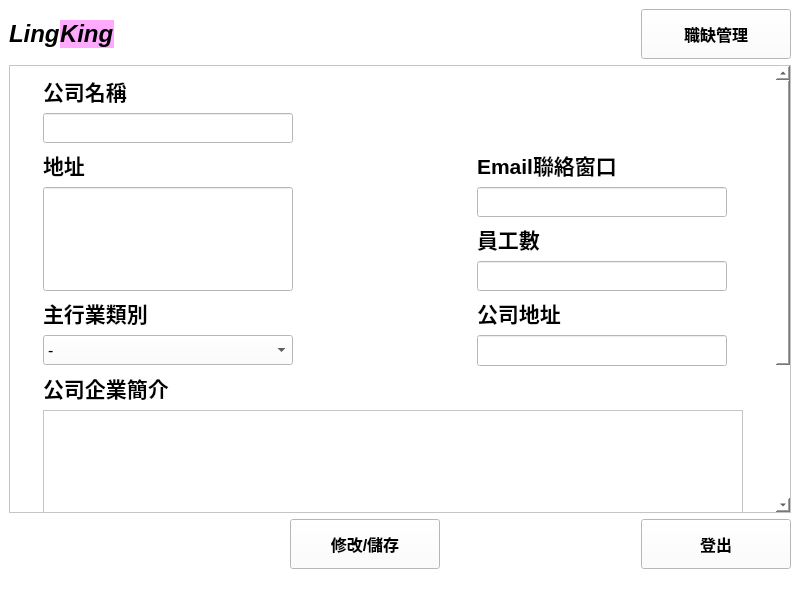
<?xml version="1.0" encoding="UTF-8"?>
<ui version="4.0">
 <class>MainWindow</class>
 <widget class="QMainWindow" name="MainWindow">
  <property name="geometry">
   <rect>
    <x>0</x>
    <y>0</y>
    <width>800</width>
    <height>600</height>
   </rect>
  </property>
  <property name="windowTitle">
   <string>LingKing</string>
  </property>
  <property name="styleSheet">
   <string notr="true">background-color: rgb(255, 255, 255);</string>
  </property>
  <widget class="QWidget" name="centralwidget">
   <layout class="QGridLayout" name="gridLayout_2">
    <item row="0" column="0">
     <layout class="QGridLayout" name="gridLayout">
      <item row="0" column="3">
       <widget class="QPushButton" name="job_manage_BTN">
        <property name="sizePolicy">
         <sizepolicy hsizetype="Minimum" vsizetype="Minimum">
          <horstretch>0</horstretch>
          <verstretch>0</verstretch>
         </sizepolicy>
        </property>
        <property name="minimumSize">
         <size>
          <width>150</width>
          <height>50</height>
         </size>
        </property>
        <property name="font">
         <font>
          <pointsize>12</pointsize>
          <weight>75</weight>
          <bold>true</bold>
         </font>
        </property>
        <property name="text">
         <string>職缺管理</string>
        </property>
       </widget>
      </item>
      <item row="2" column="3">
       <widget class="QPushButton" name="logout_BTN">
        <property name="sizePolicy">
         <sizepolicy hsizetype="Minimum" vsizetype="Minimum">
          <horstretch>1</horstretch>
          <verstretch>1</verstretch>
         </sizepolicy>
        </property>
        <property name="minimumSize">
         <size>
          <width>150</width>
          <height>50</height>
         </size>
        </property>
        <property name="maximumSize">
         <size>
          <width>150</width>
          <height>50</height>
         </size>
        </property>
        <property name="font">
         <font>
          <pointsize>12</pointsize>
          <weight>75</weight>
          <bold>true</bold>
         </font>
        </property>
        <property name="cursor">
         <cursorShape>PointingHandCursor</cursorShape>
        </property>
        <property name="styleSheet">
         <string notr="true">background-color: rgb(255, 255, 255);</string>
        </property>
        <property name="text">
         <string>登出</string>
        </property>
       </widget>
      </item>
      <item row="2" column="1">
       <widget class="QPushButton" name="update_save_BTN">
        <property name="sizePolicy">
         <sizepolicy hsizetype="Minimum" vsizetype="Minimum">
          <horstretch>0</horstretch>
          <verstretch>0</verstretch>
         </sizepolicy>
        </property>
        <property name="minimumSize">
         <size>
          <width>150</width>
          <height>50</height>
         </size>
        </property>
        <property name="maximumSize">
         <size>
          <width>150</width>
          <height>50</height>
         </size>
        </property>
        <property name="font">
         <font>
          <pointsize>12</pointsize>
          <weight>75</weight>
          <bold>true</bold>
         </font>
        </property>
        <property name="text">
         <string>修改/儲存</string>
        </property>
       </widget>
      </item>
      <item row="0" column="0">
       <layout class="QHBoxLayout" name="horizontalLayout_2">
        <property name="spacing">
         <number>0</number>
        </property>
        <item>
         <widget class="QLabel" name="label">
          <property name="enabled">
           <bool>true</bool>
          </property>
          <property name="sizePolicy">
           <sizepolicy hsizetype="Fixed" vsizetype="Fixed">
            <horstretch>1</horstretch>
            <verstretch>0</verstretch>
           </sizepolicy>
          </property>
          <property name="font">
           <font>
            <pointsize>18</pointsize>
            <weight>75</weight>
            <italic>true</italic>
            <bold>true</bold>
            <strikeout>false</strikeout>
           </font>
          </property>
          <property name="text">
           <string>Ling</string>
          </property>
          <property name="textFormat">
           <enum>Qt::PlainText</enum>
          </property>
          <property name="wordWrap">
           <bool>false</bool>
          </property>
         </widget>
        </item>
        <item>
         <widget class="QLabel" name="label_5">
          <property name="sizePolicy">
           <sizepolicy hsizetype="Fixed" vsizetype="Fixed">
            <horstretch>2</horstretch>
            <verstretch>0</verstretch>
           </sizepolicy>
          </property>
          <property name="font">
           <font>
            <pointsize>18</pointsize>
            <weight>75</weight>
            <italic>true</italic>
            <bold>true</bold>
           </font>
          </property>
          <property name="styleSheet">
           <string notr="true">background-color: rgb(255, 170, 255)</string>
          </property>
          <property name="text">
           <string>King</string>
          </property>
         </widget>
        </item>
        <item>
         <spacer name="horizontalSpacer">
          <property name="orientation">
           <enum>Qt::Horizontal</enum>
          </property>
          <property name="sizeType">
           <enum>QSizePolicy::Expanding</enum>
          </property>
          <property name="sizeHint" stdset="0">
           <size>
            <width>40</width>
            <height>20</height>
           </size>
          </property>
         </spacer>
        </item>
       </layout>
      </item>
      <item row="2" column="2">
       <spacer name="horizontalSpacer_3">
        <property name="orientation">
         <enum>Qt::Horizontal</enum>
        </property>
        <property name="sizeHint" stdset="0">
         <size>
          <width>40</width>
          <height>20</height>
         </size>
        </property>
       </spacer>
      </item>
      <item row="2" column="0">
       <spacer name="horizontalSpacer_4">
        <property name="orientation">
         <enum>Qt::Horizontal</enum>
        </property>
        <property name="sizeHint" stdset="0">
         <size>
          <width>275</width>
          <height>20</height>
         </size>
        </property>
       </spacer>
      </item>
      <item row="0" column="1" colspan="2">
       <spacer name="horizontalSpacer_2">
        <property name="orientation">
         <enum>Qt::Horizontal</enum>
        </property>
        <property name="sizeHint" stdset="0">
         <size>
          <width>40</width>
          <height>20</height>
         </size>
        </property>
       </spacer>
      </item>
      <item row="1" column="0" colspan="4">
       <widget class="QScrollArea" name="scrollArea">
        <property name="verticalScrollBarPolicy">
         <enum>Qt::ScrollBarAsNeeded</enum>
        </property>
        <property name="horizontalScrollBarPolicy">
         <enum>Qt::ScrollBarAsNeeded</enum>
        </property>
        <property name="widgetResizable">
         <bool>true</bool>
        </property>
        <widget class="QWidget" name="scrollAreaWidgetContents">
         <property name="geometry">
          <rect>
           <x>0</x>
           <y>0</y>
           <width>761</width>
           <height>590</height>
          </rect>
         </property>
         <layout class="QGridLayout" name="gridLayout_4">
          <item row="0" column="0">
           <layout class="QGridLayout" name="gridLayout_3">
            <item row="0" column="0">
             <widget class="QLabel" name="label_2">
              <property name="sizePolicy">
               <sizepolicy hsizetype="Fixed" vsizetype="Fixed">
                <horstretch>0</horstretch>
                <verstretch>0</verstretch>
               </sizepolicy>
              </property>
              <property name="font">
               <font>
                <pointsize>16</pointsize>
                <weight>75</weight>
                <bold>true</bold>
               </font>
              </property>
              <property name="text">
               <string>公司名稱</string>
              </property>
             </widget>
            </item>
            <item row="1" column="0">
             <widget class="QLineEdit" name="company_name_input">
              <property name="sizePolicy">
               <sizepolicy hsizetype="Maximum" vsizetype="Maximum">
                <horstretch>0</horstretch>
                <verstretch>0</verstretch>
               </sizepolicy>
              </property>
              <property name="maximumSize">
               <size>
                <width>250</width>
                <height>30</height>
               </size>
              </property>
              <property name="font">
               <font>
                <pointsize>14</pointsize>
               </font>
              </property>
             </widget>
            </item>
            <item row="2" column="0">
             <widget class="QLabel" name="label_3">
              <property name="sizePolicy">
               <sizepolicy hsizetype="Fixed" vsizetype="Fixed">
                <horstretch>0</horstretch>
                <verstretch>0</verstretch>
               </sizepolicy>
              </property>
              <property name="font">
               <font>
                <pointsize>16</pointsize>
                <weight>75</weight>
                <bold>true</bold>
               </font>
              </property>
              <property name="text">
               <string>地址</string>
              </property>
             </widget>
            </item>
            <item row="2" column="1">
             <widget class="QLabel" name="label_6">
              <property name="sizePolicy">
               <sizepolicy hsizetype="Fixed" vsizetype="Fixed">
                <horstretch>0</horstretch>
                <verstretch>0</verstretch>
               </sizepolicy>
              </property>
              <property name="font">
               <font>
                <pointsize>16</pointsize>
                <weight>75</weight>
                <bold>true</bold>
               </font>
              </property>
              <property name="text">
               <string>Email聯絡窗口</string>
              </property>
             </widget>
            </item>
            <item row="3" column="0" rowspan="3">
             <widget class="QLineEdit" name="address_input">
              <property name="sizePolicy">
               <sizepolicy hsizetype="Fixed" vsizetype="Minimum">
                <horstretch>0</horstretch>
                <verstretch>0</verstretch>
               </sizepolicy>
              </property>
              <property name="minimumSize">
               <size>
                <width>0</width>
                <height>50</height>
               </size>
              </property>
              <property name="maximumSize">
               <size>
                <width>250</width>
                <height>16777215</height>
               </size>
              </property>
              <property name="font">
               <font>
                <pointsize>14</pointsize>
               </font>
              </property>
             </widget>
            </item>
            <item row="3" column="1">
             <widget class="QLineEdit" name="email_input">
              <property name="sizePolicy">
               <sizepolicy hsizetype="Maximum" vsizetype="Maximum">
                <horstretch>0</horstretch>
                <verstretch>0</verstretch>
               </sizepolicy>
              </property>
              <property name="maximumSize">
               <size>
                <width>250</width>
                <height>30</height>
               </size>
              </property>
              <property name="font">
               <font>
                <pointsize>14</pointsize>
               </font>
              </property>
             </widget>
            </item>
            <item row="4" column="1">
             <widget class="QLabel" name="label_4">
              <property name="sizePolicy">
               <sizepolicy hsizetype="Fixed" vsizetype="Fixed">
                <horstretch>0</horstretch>
                <verstretch>0</verstretch>
               </sizepolicy>
              </property>
              <property name="font">
               <font>
                <pointsize>16</pointsize>
                <weight>75</weight>
                <bold>true</bold>
               </font>
              </property>
              <property name="text">
               <string>員工數</string>
              </property>
             </widget>
            </item>
            <item row="5" column="1">
             <widget class="QLineEdit" name="employe_input">
              <property name="sizePolicy">
               <sizepolicy hsizetype="Maximum" vsizetype="Maximum">
                <horstretch>0</horstretch>
                <verstretch>0</verstretch>
               </sizepolicy>
              </property>
              <property name="maximumSize">
               <size>
                <width>250</width>
                <height>30</height>
               </size>
              </property>
              <property name="font">
               <font>
                <pointsize>14</pointsize>
               </font>
              </property>
             </widget>
            </item>
            <item row="6" column="0">
             <widget class="QLabel" name="label_7">
              <property name="sizePolicy">
               <sizepolicy hsizetype="Fixed" vsizetype="Fixed">
                <horstretch>0</horstretch>
                <verstretch>0</verstretch>
               </sizepolicy>
              </property>
              <property name="font">
               <font>
                <pointsize>16</pointsize>
                <weight>75</weight>
                <bold>true</bold>
               </font>
              </property>
              <property name="text">
               <string>主行業類別</string>
              </property>
             </widget>
            </item>
            <item row="6" column="1">
             <widget class="QLabel" name="label_8">
              <property name="sizePolicy">
               <sizepolicy hsizetype="Fixed" vsizetype="Fixed">
                <horstretch>0</horstretch>
                <verstretch>0</verstretch>
               </sizepolicy>
              </property>
              <property name="font">
               <font>
                <pointsize>16</pointsize>
                <weight>75</weight>
                <bold>true</bold>
               </font>
              </property>
              <property name="text">
               <string>公司地址</string>
              </property>
             </widget>
            </item>
            <item row="7" column="0">
             <widget class="QComboBox" name="department_comboBox">
              <property name="sizePolicy">
               <sizepolicy hsizetype="Maximum" vsizetype="Maximum">
                <horstretch>0</horstretch>
                <verstretch>0</verstretch>
               </sizepolicy>
              </property>
              <property name="minimumSize">
               <size>
                <width>200</width>
                <height>30</height>
               </size>
              </property>
              <property name="maximumSize">
               <size>
                <width>250</width>
                <height>16777215</height>
               </size>
              </property>
              <property name="font">
               <font>
                <pointsize>12</pointsize>
                <underline>false</underline>
                <strikeout>false</strikeout>
               </font>
              </property>
              <property name="cursor">
               <cursorShape>PointingHandCursor</cursorShape>
              </property>
              <property name="tabletTracking">
               <bool>false</bool>
              </property>
              <property name="toolTipDuration">
               <number>-1</number>
              </property>
              <property name="inputMethodHints">
               <set>Qt::ImhNone</set>
              </property>
              <property name="editable">
               <bool>false</bool>
              </property>
              <property name="currentText">
               <string>-</string>
              </property>
              <property name="frame">
               <bool>true</bool>
              </property>
              <item>
               <property name="text">
                <string>-</string>
               </property>
              </item>
              <item>
               <property name="text">
                <string>農、林、漁、牧業</string>
               </property>
              </item>
              <item>
               <property name="text">
                <string>礦業及土石採取業</string>
               </property>
              </item>
              <item>
               <property name="text">
                <string>製造業</string>
               </property>
              </item>
              <item>
               <property name="text">
                <string>電力及燃氣供應業</string>
               </property>
              </item>
              <item>
               <property name="text">
                <string>用水供應及污染整治業</string>
               </property>
              </item>
              <item>
               <property name="text">
                <string>營建工程業</string>
               </property>
              </item>
              <item>
               <property name="text">
                <string>批發及零售業</string>
               </property>
              </item>
              <item>
               <property name="text">
                <string>運輸及倉儲業</string>
               </property>
              </item>
              <item>
               <property name="text">
                <string>住宿及餐飲業</string>
               </property>
              </item>
              <item>
               <property name="text">
                <string>出版影音及資通訊業</string>
               </property>
              </item>
              <item>
               <property name="text">
                <string>金融及保險業</string>
               </property>
              </item>
              <item>
               <property name="text">
                <string>不動產業</string>
               </property>
              </item>
              <item>
               <property name="text">
                <string>專業、科學及技術服務業</string>
               </property>
              </item>
              <item>
               <property name="text">
                <string>支援服務業</string>
               </property>
              </item>
              <item>
               <property name="text">
                <string>公共行政及國防；強制性社會安全</string>
               </property>
              </item>
              <item>
               <property name="text">
                <string>教育業</string>
               </property>
              </item>
              <item>
               <property name="text">
                <string>醫療保健及社會工作服務業</string>
               </property>
              </item>
              <item>
               <property name="text">
                <string>藝術、娛樂及休閒服務業</string>
               </property>
              </item>
              <item>
               <property name="text">
                <string>工程學門</string>
               </property>
              </item>
              <item>
               <property name="text">
                <string>資訊科學學門</string>
               </property>
              </item>
              <item>
               <property name="text">
                <string>自然科學學門</string>
               </property>
              </item>
              <item>
               <property name="text">
                <string>環境保護學門</string>
               </property>
              </item>
              <item>
               <property name="text">
                <string>其他服務業</string>
               </property>
              </item>
             </widget>
            </item>
            <item row="7" column="1">
             <widget class="QLineEdit" name="address_input_2">
              <property name="sizePolicy">
               <sizepolicy hsizetype="Fixed" vsizetype="Maximum">
                <horstretch>0</horstretch>
                <verstretch>0</verstretch>
               </sizepolicy>
              </property>
              <property name="maximumSize">
               <size>
                <width>250</width>
                <height>16777215</height>
               </size>
              </property>
              <property name="font">
               <font>
                <pointsize>14</pointsize>
               </font>
              </property>
             </widget>
            </item>
            <item row="8" column="0">
             <widget class="QLabel" name="label_9">
              <property name="sizePolicy">
               <sizepolicy hsizetype="Fixed" vsizetype="Fixed">
                <horstretch>0</horstretch>
                <verstretch>0</verstretch>
               </sizepolicy>
              </property>
              <property name="font">
               <font>
                <pointsize>16</pointsize>
                <weight>75</weight>
                <bold>true</bold>
               </font>
              </property>
              <property name="text">
               <string>公司企業簡介</string>
              </property>
             </widget>
            </item>
            <item row="9" column="0" colspan="2">
             <widget class="QTextEdit" name="profile_BTN">
              <property name="sizePolicy">
               <sizepolicy hsizetype="Minimum" vsizetype="Minimum">
                <horstretch>0</horstretch>
                <verstretch>0</verstretch>
               </sizepolicy>
              </property>
              <property name="minimumSize">
               <size>
                <width>700</width>
                <height>300</height>
               </size>
              </property>
              <property name="font">
               <font>
                <pointsize>14</pointsize>
               </font>
              </property>
             </widget>
            </item>
           </layout>
          </item>
         </layout>
        </widget>
       </widget>
      </item>
     </layout>
    </item>
   </layout>
  </widget>
  <widget class="QStatusBar" name="statusbar"/>
 </widget>
 <resources/>
 <connections/>
</ui>
